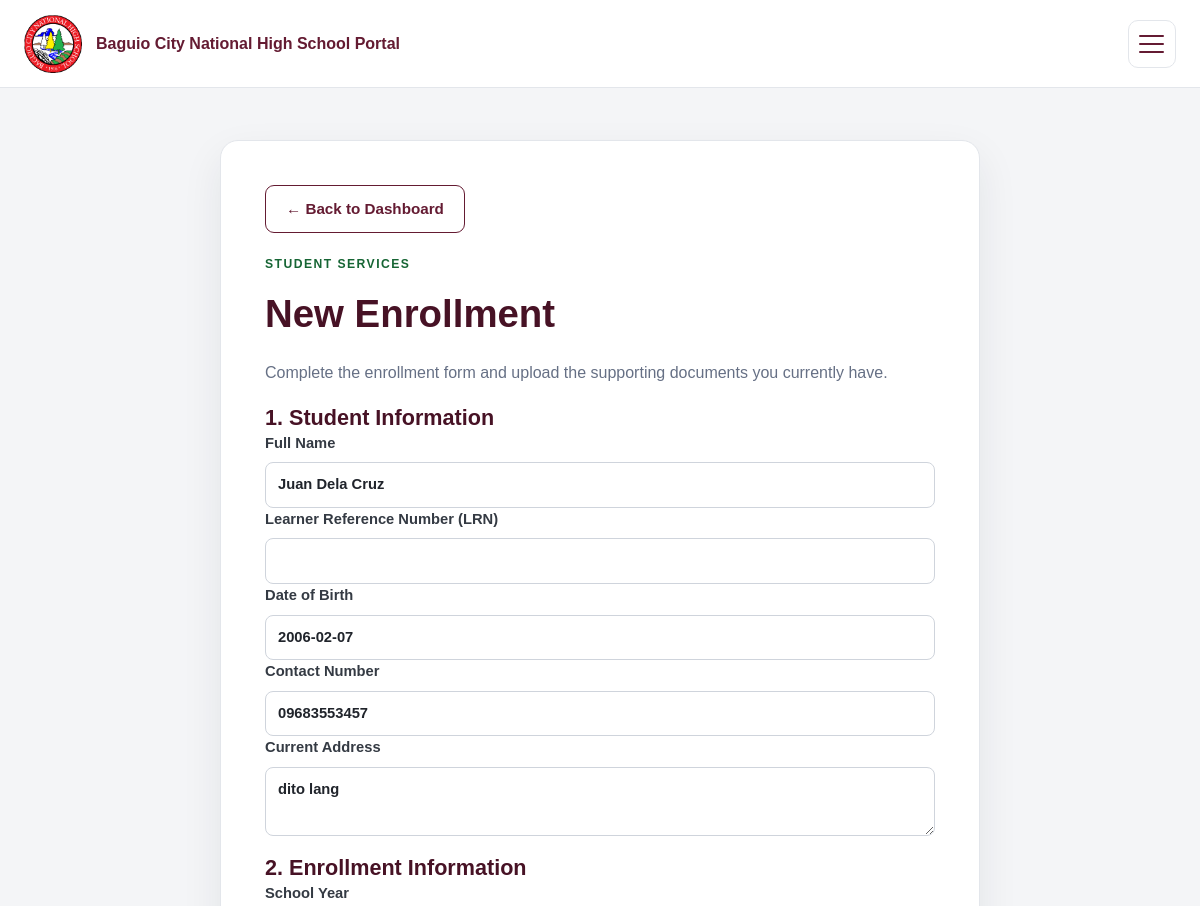
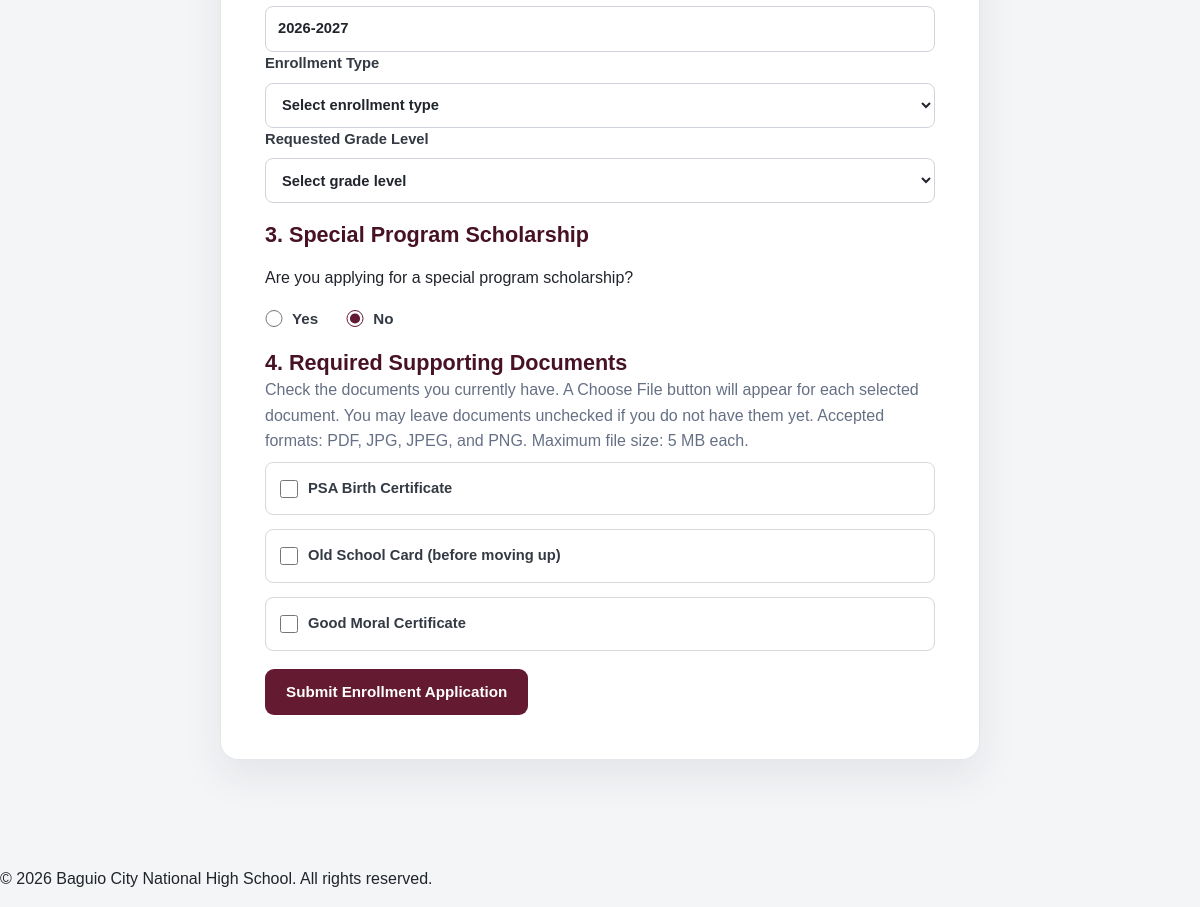
The page /student/new_enrollment.php (signed in) on the database its author committed (2 pictures, top to bottom).
### tables this page shows
CREATE TABLE `students` (
  `student_id` int(10) UNSIGNED NOT NULL,
  `user_id` int(10) UNSIGNED NOT NULL,
  `lrn` varchar(20) DEFAULT NULL,
  `first_name` varchar(100) NOT NULL,
  `middle_name` varchar(100) DEFAULT NULL,
  `last_name` varchar(100) NOT NULL,
  `birth_date` date DEFAULT NULL,
  `birthplace` varchar(150) DEFAULT NULL,
  `sex` enum('Male','Female','Prefer not to say') DEFAULT NULL,
  `civil_status` varchar(40) DEFAULT NULL,
  `nationality` varchar(80) DEFAULT NULL,
  `religion` varchar(100) DEFAULT NULL,
  `indigenous_people_status` enum('Yes','No') DEFAULT NULL,
  `indigenous_people_group` varchar(150) DEFAULT NULL,
  `is_pwd` enum('Yes','No') DEFAULT NULL,
  `disability_details` varchar(255) DEFAULT NULL,
  `contact_number` varchar(30) DEFAULT NULL,
  `current_address` text DEFAULT NULL,
  `permanent_address` text DEFAULT NULL,
  `current_grade_level_id` int(10) UNSIGNED DEFAULT NULL,
  `current_section_id` int(10) UNSIGNED DEFAULT NULL,
  `readmission_status` enum('Eligible','Not Eligible') NOT NULL DEFAULT 'Eligible',
  `created_at` timestamp NOT NULL DEFAULT current_timestamp(),
  `updated_at` timestamp NULL DEFAULT NULL ON UPDATE current_timestamp()
);

CREATE TABLE `school_years` (
  `school_year_id` int(10) UNSIGNED NOT NULL,
  `school_year` varchar(20) NOT NULL,
  `start_date` date DEFAULT NULL,
  `end_date` date DEFAULT NULL,
  `status` enum('Active','Inactive','Completed') NOT NULL DEFAULT 'Inactive'
);

### includes/functions.php (called while the page is built, shortened)
<?php
function e(?string $value): string
{
    return htmlspecialchars($value ?? '', ENT_QUOTES, 'UTF-8');
}

### student/new_enrollment.php (the view, shortened to what this page needs)
<?php
require_once __DIR__ . '/../includes/bootstrap.php';
$userId = (int) current_user()['user_id'];
$success = '';
$studentQuery = $pdo->prepare(
    'SELECT student_id, lrn, first_name, middle_name, last_name,
            birth_date, contact_number, current_address
     FROM students
     WHERE user_id = :user_id
     LIMIT 1'
);
$studentQuery->execute(['user_id' => $userId]);
$student = $studentQuery->fetch();
$yearQuery = $pdo->query(
    "SELECT school_year_id, school_year
     FROM school_years
     WHERE status = 'Active'
     ORDER BY school_year_id DESC
     LIMIT 1"
);
$schoolYear = $yearQuery->fetch();
$requiredDocuments = [
    'PSA Birth Certificate',
    'Old School Card (before moving up)',
    'Good Moral Certificate'
];
$values = [
    'lrn' => $student['lrn'] ?? '',
    'enrollment_type' => '',
    'requested_grade_level_id' => '',
    'scholarship' => 'No',
    'program_id' => '',
    'available_documents' => []
];
require_once __DIR__ . '/../includes/header.php';
?>
<section class="form-card form-card-wide">
    <a href="<?= BASE_URL ?>/student/dashboard.php"
       class="button button-outline applications-back-button">
        &larr; Back to Dashboard
    </a>
    <p class="eyebrow">Student Services</p>
    <h1>New Enrollment</h1>
    <p class="muted">
        Complete the enrollment form and upload the supporting documents you currently have.
    </p>
    <?php if (!$success): ?>
    <form method="post" enctype="multipart/form-data" class="form-grid">
        <h2>1. Student Information</h2>
        <label>
            Full Name
            <input type="text"
                value="<?= e(trim(
                    $student['first_name'] . ' ' .
                    ($student['middle_name'] ? $student['middle_name'] . ' ' : '') .
                    $student['last_name']
                )) ?>"
                readonly>
        </label>
        <label>
            Learner Reference Number (LRN)
            <input type="text" name="lrn" maxlength="20"
                value="<?= e($values['lrn']) ?>" required>
        </label>
        <label>
            Date of Birth
            <input type="text"
                value="<?= e($student['birth_date'] ?? '') ?>"
                readonly>
        </label>
        <label>
            Contact Number
            <input type="text"
                value="<?= e($student['contact_number'] ?? '') ?>"
                readonly>
        </label>
        <label>
            Current Address
            <textarea rows="2" readonly><?= e($student['current_address'] ?? '') ?></textarea>
        </label>
        <h2>2. Enrollment Information</h2>
        <label>
            School Year
            <input type="text"
                value="<?= e($schoolYear['school_year']) ?>"
                readonly>
        </label>
        <label>
            Enrollment Type
            <select name="enrollment_type" required>
                <option value="">Select enrollment type</option>
            </select>
        </label>
        <label>
            Requested Grade Level
            <select name="requested_grade_level_id" required>
                <option value="">Select grade level</option>
            </select>
        </label>
        <h2>3. Special Program Scholarship</h2>
        <p>
            Are you applying for a special program scholarship?
        </p>
        <div class="radio-options">
            <label class="radio-option">
                <input type="radio"
                    name="scholarship"
                    value="Yes"
                    <?= $values['scholarship'] === 'Yes' ? 'checked' : '' ?>>
                <span>Yes</span>
            </label>
            <label class="radio-option">
                <input type="radio"
                    name="scholarship"
                    value="No"
                    <?= $values['scholarship'] === 'No' ? 'checked' : '' ?>>
                <span>No</span>
            </label>
        </div>
        <h2>4. Required Supporting Documents</h2>
        <p class="muted">
            Check the documents you currently have. A Choose File button will appear
            for each selected document. You may leave documents unchecked if you do not
            have them yet. Accepted formats: PDF, JPG, JPEG, and PNG. Maximum file size: 5 MB each.
        </p>
        <div class="document-checklist">
            <?php foreach ($requiredDocuments as $index => $document): ?>
                <?php $isSelected = in_array((string) $index, $values['available_documents'], true); ?>
                <div class="document-checklist-item">
                    <label class="document-checkbox">
                        <input type="checkbox"
                            name="available_documents[]"
                            value="<?= $index ?>"
                            data-document-index="<?= $index ?>"
                            <?= $isSelected ? 'checked' : '' ?>>
                        <span><?= e($document) ?></span>
                    </label>
                </div>
            <?php endforeach; ?>
        </div>
        <div class="form-actions">
            <button type="submit" class="button button-primary">
                Submit Enrollment Application
            </button>
        </div>
    </form>
    <?php endif; ?>
</section>
<?php require_once __DIR__ . '/../includes/footer.php'; ?>

### student/new_enrollment.php (style rules this page uses)
.radio-options { display: flex; align-items: center; gap: 28px; margin: 8px 0; }
.form-grid label.radio-option { display: inline-flex; align-items: center; gap: 9px; width: auto; margin: 0; font-size: .95rem; font-weight: 600; cursor: pointer; }
.form-grid label.radio-option input[type="radio"] { width: 17px; height: 17px; min-height: 17px; margin: 0; padding: 0; accent-color: var(--maroon); cursor: pointer; flex-shrink: 0; }
.document-checklist { display: grid; gap: 14px; margin: 8px 0 18px; }
.document-checklist-item { padding: 14px; border: 1px solid #d8d8d8; border-radius: 8px; background: #fff; }
.form-grid label.document-checkbox { display: flex; align-items: center; gap: 10px; width: auto; margin: 0; font-weight: 600; cursor: pointer; }
.document-checkbox input[type="checkbox"] { width: 18px; height: 18px; min-height: 18px; margin: 0; padding: 0; accent-color: var(--maroon); flex-shrink: 0; }

### rows shown on the page
students: first_name+middle_name+last_name "Juan Dela Cruz", birth_date "2006-02-07", contact_number "09683553457", current_address "dito lang", lrn "☐ Yes", lrn "☑ No"
school_years: school_year "2026-2027"

### other values the page prints
$document "PSA Birth Certificate"
$document "Old School Card (before moving up)"
$document "Good Moral Certificate"
